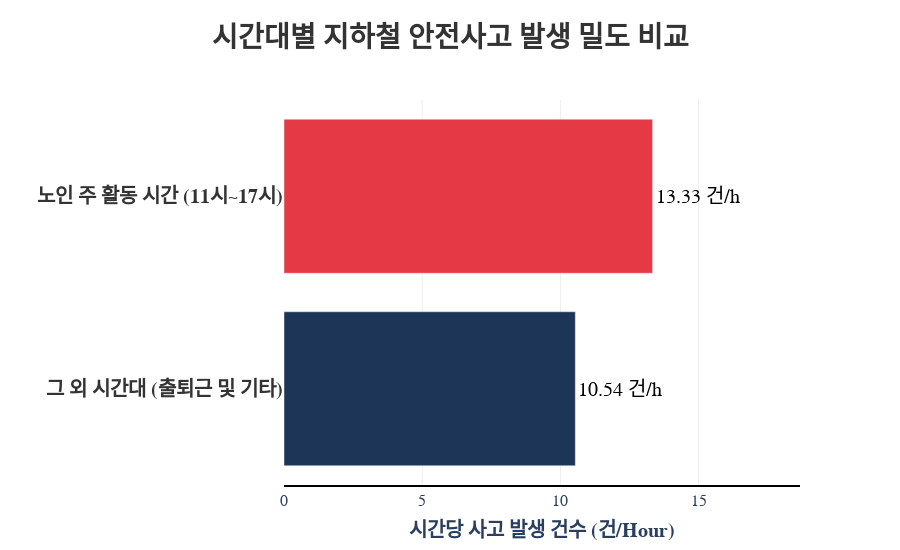

Notebook code for this chart:
### Code cell
import pandas as pd
import plotly.express as px
import plotly.graph_objects as go

# ---------------------------------------------------------
# 1. 데이터 준비 (사용자 제공 데이터 로직 유지)
# ---------------------------------------------------------
data = {
    'Time': [5, 6, 7, 8, 9, 10, 11, 12, 13, 14, 15, 16, 17, 18, 19, 20, 21, 22, 23],
    # 예시 데이터 (실제 데이터가 있다면 교체하세요)
    'Accident_Count': [
        2, 5, 15, 20, 10, 5,    # 오전 (그 외)
        12, 14, 15, 13, 14, 12, # 11~16시 (노인 주활동)
        22, 25, 15, 8, 5, 3, 2  # 오후/저녁 (그 외)
    ]
}
df = pd.DataFrame(data)

# (1) 시간대 구분 함수
def classify_time(hour):
    if 11 <= hour < 17:  
        return '노인 주 활동 시간\n(11시~17시)'
    else:
        return '그 외 시간대\n(출퇴근 및 기타)'

# (2) 그룹 생성 및 집계
df['Time_Group'] = df['Time'].apply(classify_time)
grouped_counts = df.groupby('Time_Group')['Accident_Count'].sum().reset_index()
duration = df.groupby('Time_Group')['Time'].count().reset_index()
duration.columns = ['Time_Group', 'Duration_Hour']

# (3) 밀도 계산
result = pd.merge(grouped_counts, duration, on='Time_Group')
result['Density'] = result['Accident_Count'] / result['Duration_Hour']

# ---------------------------------------------------------
# 3. 시각화 (PPT 최적화 - 폰트 확대 & 디자인)
# ---------------------------------------------------------

# 색상 설정 (강조색: 노인 시간)
color_map = {
    '노인 주 활동 시간\n(11시~17시)': '#E63946', # 잘 보이는 빨강
    '그 외 시간대\n(출퇴근 및 기타)': '#1D3557'  # 차분한 남색
}

fig = px.bar(
    result,
    x='Density',
    y='Time_Group',
    color='Time_Group',
    orientation='h', # 수평 막대
    text='Density',  # 막대 끝 텍스트 기준
    color_discrete_map=color_map,
    # 순서 고정 (노인 시간이 위로 오게 하려면 리스트 순서 조정)
    category_orders={'Time_Group': ['노인 주 활동 시간\n(11시~17시)', '그 외 시간대\n(출퇴근 및 기타)']}
)

# [핵심] 폰트 및 스타일 대폭 강화
fig.update_traces(
    texttemplate='%{x:.2f} 건/h', # 소수점 2자리 + 단위
    textposition='outside',       # 막대 바깥쪽 표시
    textfont=dict(size=20, family="Arial Black", color="black"), # 데이터 라벨 폰트 (매우 큼)
    cliponaxis=False # 텍스트가 그래프 밖으로 나가도 잘리지 않게 함
)

fig.update_layout(
    showlegend=False, # 범례 숨김 (축에 이미 표시됨)
    title={
        'text': "<b>시간대별 지하철 안전사고 발생 밀도 비교</b>",
        'y': 0.95,
        'x': 0.5,
        'xanchor': 'center',
        'yanchor': 'top',
        'font': {'size': 28, 'family': 'Malgun Gothic', 'color': '#333'} # 제목 폰트 28pt
    },
    xaxis=dict(
        title="시간당 사고 발생 건수 (건/Hour)",
        title_font=dict(size=20, weight='bold'), # X축 제목 20pt
        tickfont=dict(size=16),                  # X축 눈금 16pt
        range=[0, result['Density'].max() * 1.4], # 오른쪽 여백 충분히 확보 (텍스트 안 잘리게)
        gridcolor='#eee',
        showline=True, linewidth=2, linecolor='black' # 축 라인 진하게
    ),
    yaxis=dict(
        title="", # Y축 제목 생략 (직관적임)
        tickfont=dict(size=20, weight='bold', color='#333'), # Y축 라벨(시간대 이름) 20pt
        showline=False
    ),
    font=dict(family="Malgun Gothic"), # 전체 기본 폰트
    plot_bgcolor='white', # 배경 흰색
    margin=dict(l=50, r=100, t=100, b=50), # 여백 조정
    height=550 # 높이 설정
)

# 그래프 출력
fig.show()

print("=== 분석 결과 (밀도) ===")
print(result[['Time_Group', 'Density']].round(2))

### Figure 1 — Plotly figure (JSON) as saved in the notebook; plotly's stock layout.template omitted (floating-point values rounded to 4 significant figures)
{"data": [{"alignmentgroup": "True", "cliponaxis": false, "hovertemplate": "Time_Group=%{y}<br>Density=%{text}<extra></extra>", "legendgroup": "노인 주 활동 시간\n(11시~17시)", "marker": {"color": "#E63946", "pattern": {"shape": ""}}, "name": "노인 주 활동 시간\n(11시~17시)", "offsetgroup": "노인 주 활동 시간\n(11시~17시)", "orientation": "h", "showlegend": true, "text": [13.33], "textfont": {"color": "black", "family": "Arial Black", "size": 20}, "textposition": "outside", "texttemplate": "%{x:.2f} 건/h", "type": "bar", "x": [13.33], "xaxis": "x", "y": ["노인 주 활동 시간\n(11시~17시)"], "yaxis": "y"}, {"alignmentgroup": "True", "cliponaxis": false, "hovertemplate": "Time_Group=%{y}<br>Density=%{text}<extra></extra>", "legendgroup": "그 외 시간대\n(출퇴근 및 기타)", "marker": {"color": "#1D3557", "pattern": {"shape": ""}}, "name": "그 외 시간대\n(출퇴근 및 기타)", "offsetgroup": "그 외 시간대\n(출퇴근 및 기타)", "orientation": "h", "showlegend": true, "text": [10.54], "textfont": {"color": "black", "family": "Arial Black", "size": 20}, "textposition": "outside", "texttemplate": "%{x:.2f} 건/h", "type": "bar", "x": [10.54], "xaxis": "x", "y": ["그 외 시간대\n(출퇴근 및 기타)"], "yaxis": "y"}], "layout": {"barmode": "relative", "font": {"family": "Malgun Gothic"}, "height": 550, "legend": {"title": {"text": "Time_Group"}, "tracegroupgap": 0}, "margin": {"b": 50, "l": 50, "r": 100, "t": 100}, "plot_bgcolor": "white", "showlegend": false, "title": {"font": {"color": "#333", "family": "Malgun Gothic", "size": 28}, "text": "<b>시간대별 지하철 안전사고 발생 밀도 비교</b>", "x": 0.5, "xanchor": "center", "y": 0.95, "yanchor": "top"}, "xaxis": {"anchor": "y", "domain": [0, 1], "gridcolor": "#eee", "linecolor": "black", "linewidth": 2, "range": [0, 18.67], "showline": true, "tickfont": {"size": 16}, "title": {"font": {"size": 20, "weight": "bold"}, "text": "시간당 사고 발생 건수 (건/Hour)"}}, "yaxis": {"anchor": "x", "categoryarray": ["그 외 시간대\n(출퇴근 및 기타)", "노인 주 활동 시간\n(11시~17시)"], "categoryorder": "array", "domain": [0, 1], "showline": false, "tickfont": {"color": "#333", "size": 20, "weight": "bold"}, "title": {"text": ""}}}}
